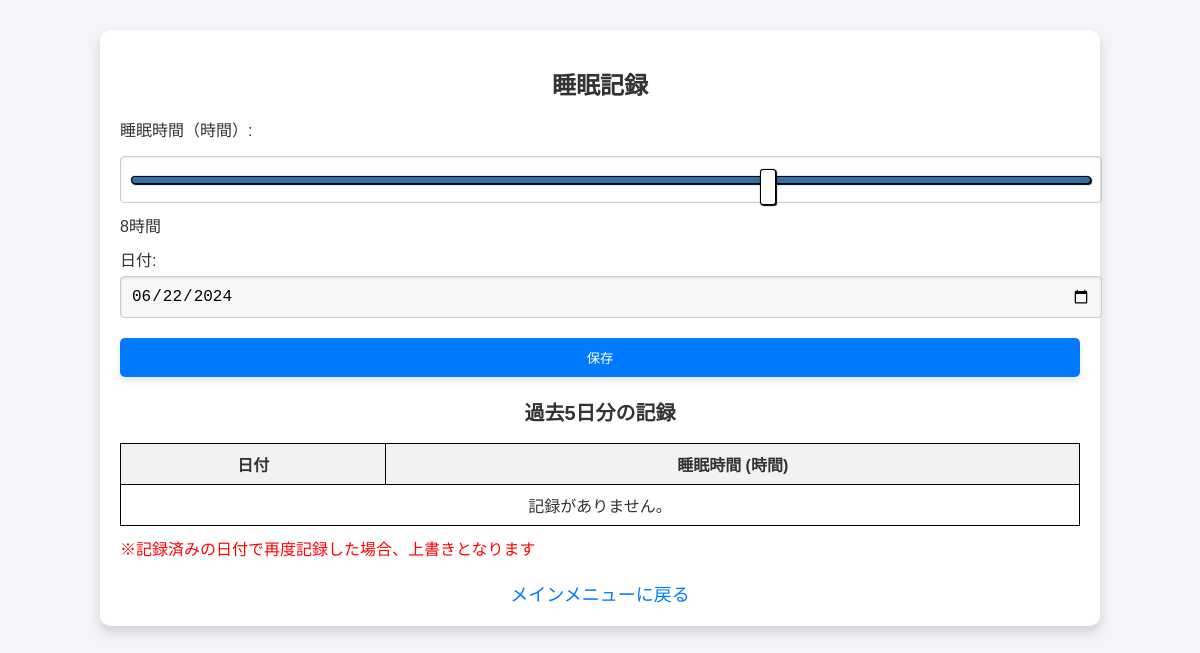
The app's page /accounts/sleep_record/ (signed in), older data.
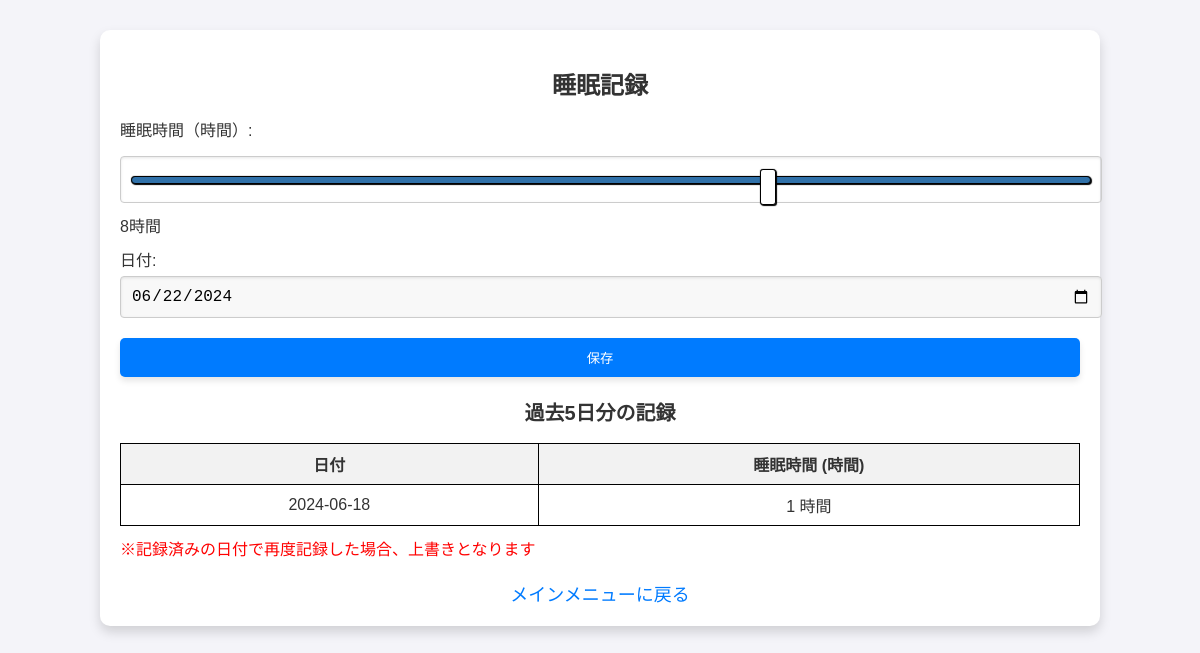
The same page, newer data.
### myapp/models.py (models this page shows, shortened)
class SleepRecord(models.Model):
    user = models.ForeignKey(CustomUser, on_delete=models.CASCADE, verbose_name=_('ユーザー'))
    date = models.DateField(_('日付'))
    duration = models.IntegerField(_('睡眠時間（分）'))
    quality = models.CharField(_('睡眠の質'), max_length=100, blank=True, null=True)
    class Meta:
        unique_together = ('user', 'date')

### myapp/views.py (the view)
# urls.py: path('sleep_record/', views.sleep_record, name='sleep_record'),
@login_required
def sleep_record(request):
    today = date.today()
    five_days_ago = today - timedelta(days=5)
    if request.method == 'POST':
        form = SleepRecordForm(request.POST)
        if form.is_valid():
            record = form.save(commit=False)
            record.user = request.user
            record.date = today
            record.save()
            return redirect('myapp:sleep_record')
    else:
        form = SleepRecordForm(initial={'date': today})
    sleep_records = SleepRecord.objects.filter(
        user=request.user,
        date__gte=five_days_ago
    ).order_by('-date')
    return render(request, 'sleep_record.html', {
        'form': form,
        'sleep_records': sleep_records,
        'today': today
    })

### myapp/forms.py
class SleepRecordForm(forms.ModelForm):
    class Meta:
        model = SleepRecord
        fields = ['date', 'duration', 'quality']
        labels = {
            'date': '日付',
            'duration': '時間',
            'quality': '睡眠の質'
        }

### myapp/authentication.py (called while the page is built)
    def get_user(self, user_id):
        UserModel = get_user_model()
        try:
            return UserModel.objects.get(pk=user_id)
        except UserModel.DoesNotExist:
            return None

### myapp/templates/sleep_record.html (shortened to what this page needs)
<!DOCTYPE html>
<html lang="ja">
<head>
    {% load static %}
    <link rel="stylesheet" href="{% static 'css/styles.css' %}">
</head>
<body class="body-background sleep-record">
    <div class="container">
        <h1 class="title">睡眠記録</h1>
        <form method="post" action="{% url 'myapp:submit_sleep_record' %}" class="form-group">
            <label for="duration" class="form-label">睡眠時間（時間）:</label>
            <input type="range" id="duration" name="duration" min="0" max="12" value="8" class="input-range">
            <span id="durationDisplay" class="duration-display">8時間</span>
            <div class="form-group">
                <label for="record_date">日付:</label>
                <input type="date" id="record_date" name="date" required value="{{ today|date:'Y-m-d' }}">
            </div>
            <button type="submit" class="button">保存</button>
        </form>
        <h2>過去5日分の記録</h2>
        <table>
            <thead>
                <tr>
                    <th>日付</th>
                    <th>睡眠時間 (時間)</th>
                </tr>
            </thead>
            <tbody>
                {% for record in sleep_records %}
                <tr>
                    <td>{{ record.date|date:"Y-m-d" }}</td>
                    <td>{{ record.duration }} 時間</td>
                </tr>
                {% empty %}
                <tr>
                    <td colspan="2">記録がありません。</td>
                </tr>
                {% endfor %}
            </tbody>
        </table>
        <p class="alert">※記録済みの日付で再度記録した場合、上書きとなります</p>
        <div class="text-center">
            <a href="{% url 'myapp:main_menu' %}" class="back-link">メインメニューに戻る</a>
        </div>
    </div>
</body>
</html>

Row changes from the older to the newer data that the page shows:
added SleepRecord: date "2024-06-18", duration "1"
Text that changed along with them:
text no longer shown: "記録がありません。"
